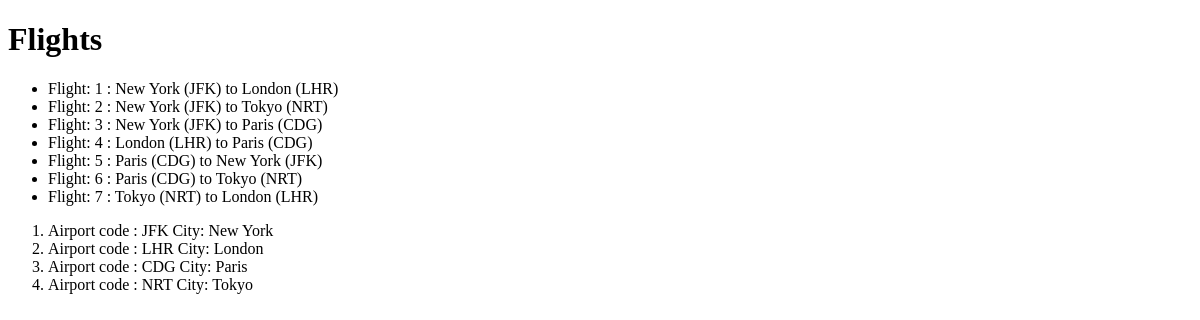
/flights/, run on an earlier commit of the app's database.
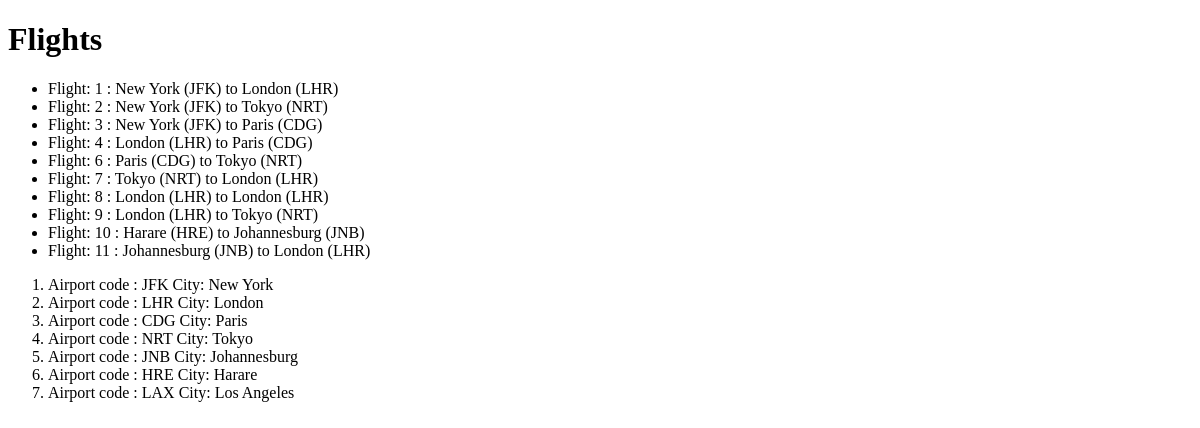
And on a later commit of the database.
### flights/models.py (models this page shows, shortened)
class Flight(models.Model):
    origin = models.ForeignKey(Airport, related_name='departures', on_delete=models.CASCADE)
    destination = models.ForeignKey(Airport, related_name='arrivals', on_delete=models.CASCADE)
    duration = models.IntegerField()

class Airport(models.Model):
    code = models.CharField(max_length=3)
    city = models.CharField(max_length=64)
    def __str__(self):
        return f"{self.city} ({self.code})"

### flights/views.py (the view)
# urls.py: path('', views.index, name='index'),
def index(request):
    return render(request, 'flights/index.html', {
        "flights":Flight.objects.all(),
        "airports":Airport.objects.all(),
    })

### flights/templates/flights/index.html
{%extends "flights/layout.html" %}
{% block body %}
<h1>Flights</h1>
<ul>
{% for flight in flights %}
   <li>Flight: {{flight.id}} : {{flight.origin}} to {{flight.destination}}</li>
{% endfor %}
</ul>
<ol>
    {% for airport in airports %}
    <li> Airport code : {{airport.code}} City:  {{airport.city}}</li>
    {% endfor%}
</ol>
{% endblock %}

### flights/templates/flights/layout.html (shortened to what this page needs)
<!DOCTYPE html>
<html lang="en">
<head>
</head>
<body>
    {% block body%}
    {% endblock %}
</body>
</html>

What changed in the data, as far as the page shows it:
removed Flight: id "5", origin "Paris (CDG)", destination "New York (JFK)"
added Flight: id "8", origin "London (LHR)", destination "London (LHR)"
added Flight: id "9", origin "London (LHR)", destination "Tokyo (NRT)"
added Flight: id "10", origin "Harare (HRE)", destination "Johannesburg (JNB)"
added Flight: id "11", origin "Johannesburg (JNB)", destination "London (LHR)"
added Airport: code "JNB", city "Johannesburg"
added Airport: code "HRE", city "Harare"
added Airport: code "LAX", city "Los Angeles"
